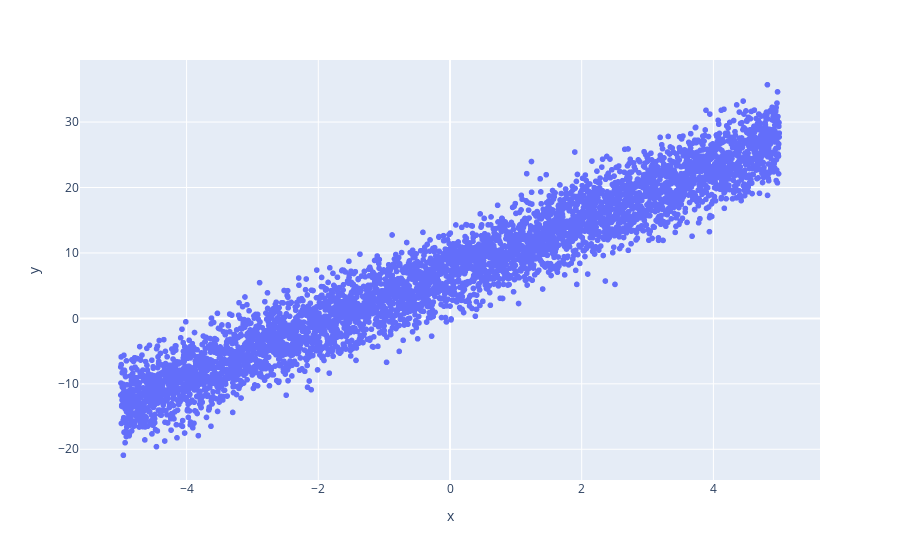

The notebook cell this image was saved under:
### Code cell
def linear_expression(x):
    return 4 * x + 7

objects_num = 5000
X = np.linspace(-5, 5, objects_num)
y = linear_expression(X) + np.random.randn(objects_num) * np.sqrt(10)
X = X[:, np.newaxis]
y = y[:, np.newaxis]

px.scatter(x=X.ravel(),y=y.ravel())

### Figure 1 — Plotly figure (JSON) as saved in the notebook; plotly's stock layout.template omitted (floating-point values rounded to 4 significant figures; data arrays with more than 128 entries replaced by an {"elided": "..."} marker saying what was removed)
{"data": [{"hovertemplate": "x=%{x}<br>y=%{y}<extra></extra>", "legendgroup": "", "marker": {"color": "#636efa", "symbol": "circle"}, "mode": "markers", "name": "", "showlegend": false, "type": "scattergl", "x": {"elided": "5000 float values"}, "xaxis": "x", "y": {"elided": "5000 float values"}, "yaxis": "y"}], "layout": {"legend": {"tracegroupgap": 0}, "margin": {"t": 60}, "xaxis": {"anchor": "y", "domain": [0, 1], "title": {"text": "x"}}, "yaxis": {"anchor": "x", "domain": [0, 1], "title": {"text": "y"}}}}
